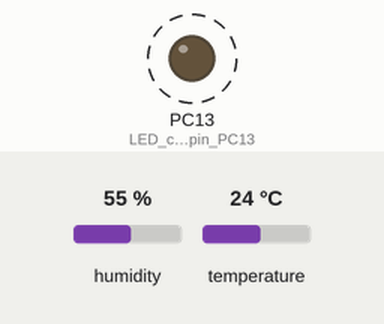
Recording of a sketch running on a simulated STM32 Blue Pill. Shown: output pins drawn as LEDs (lit = HIGH). Dashed ring = blinking. The test bench sets the inputs (shaded band); at power-on: humidity 55 %, temperature 24 °C. What the sketch prints to the serial monitor is not drawn.

Above: at 0.4 s.
Timing chart, 0 to 3.0 s (numbered marks = the images above):
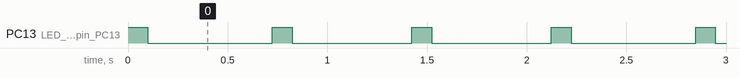

Measured:
- by itself, PC13 (LED_connect_to_pin_PC13): alternates HIGH for 0.10 s and LOW for 0.60 s

The sketch:

practice1.ino
```cpp
/*
  Blink onboard LED at 0.1 second interval
*/
#include<DHT.h>                     //Library for using DHT sensor
#define DHTPIN PB1
#define DHTTYPE DHT11

DHT dht(DHTPIN, DHTTYPE);     //initilize object dht for class DHT with DHT pin with STM32 and DHT type as DHT11

void setup() {
  // initialize digital pin PB2 as an output.
  pinMode(PC13, OUTPUT); // LED connect to pin PC13
  dht.begin();
}

void loop() {
  Serial.begin(115200);
  digitalWrite(PC13, HIGH);   // turn the LED on (HIGH is the voltage level)
  delay(100);               // wait for 100mS
  digitalWrite(PC13, LOW);    // turn the LED off by making the voltage LOW
  delay(100);               // wait for 100mS
  float h = dht.readHumidity();       //Gets Humidity value
  float t = dht.readTemperature();    //Gets Temperature value
  Serial.printf("Temp: ");
  Serial.println(t);
  Serial.printf("Humid: ");
  Serial.println(h);
  delay(500);
}
```
